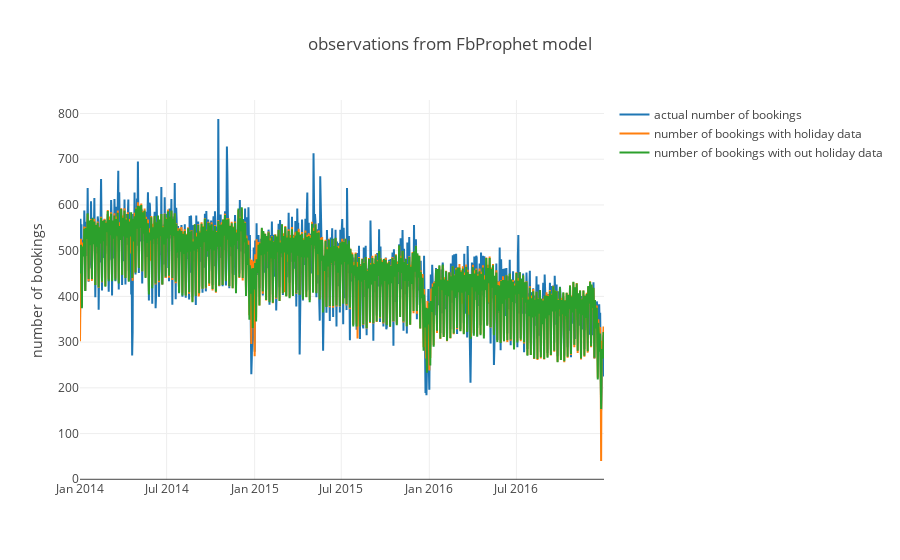

Write notebook code for a chart like this one.
### Code cell
trace0 = go.Scatter(
    x = result_df.BOOKING_DATE,
    y = result_df.BOOKING_HAL_ID,
    mode = 'lines',
    name = 'actual number of bookings'
)
trace1 = go.Scatter(
    x = result_df.BOOKING_DATE,
    y = result_df.yhat,
    mode = 'lines',
    name = 'number of bookings with holiday data'
)
trace2 = go.Scatter(
    x = result_df.BOOKING_DATE,
    y = result_df.yhat_no_holiday,
    mode = 'lines',
    name = 'number of bookings with out holiday data'
)
layout = go.Layout(title="observations from FbProphet model",
                yaxis=dict(title='number of bookings')
                )
fig = go.Figure(data=[trace0, trace1, trace2], layout=layout)
py.iplot(fig, filename="Observations from FbProphet")

### Figure 1 — Plotly figure (JSON) as saved in the notebook; plotly's stock layout.template omitted (floating-point values rounded to 4 significant figures; data arrays with more than 128 entries replaced by an {"elided": "..."} marker saying what was removed)
{"data": [{"mode": "lines", "name": "actual number of bookings", "type": "scatter", "x": {"elided": "1096 str values"}, "y": {"elided": "1096 float values"}}, {"mode": "lines", "name": "number of bookings with holiday data", "type": "scatter", "x": {"elided": "1096 str values"}, "y": {"elided": "1096 int values"}}, {"mode": "lines", "name": "number of bookings with out holiday data", "type": "scatter", "x": {"elided": "1096 str values"}, "y": {"elided": "1096 int values"}}], "layout": {"title": "observations from FbProphet model", "yaxis": {"title": "number of bookings"}}}
